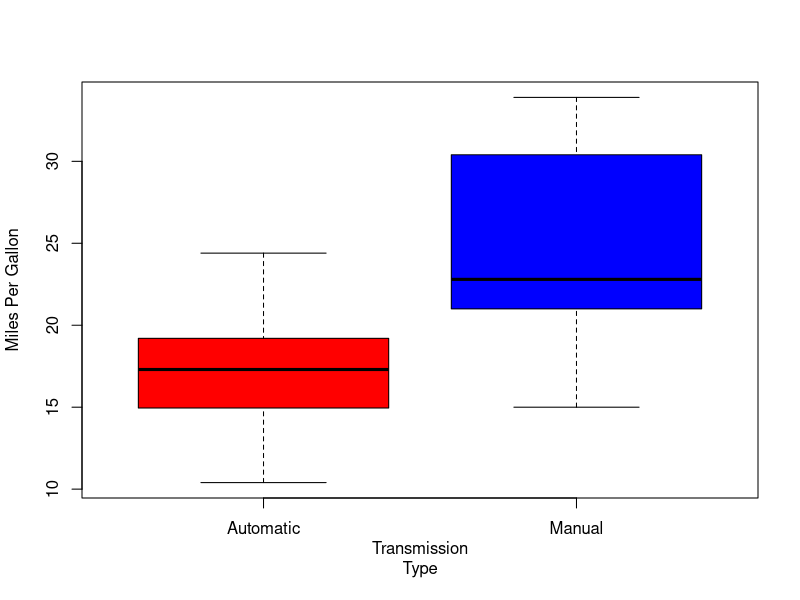

Generate this figure with R:
## ---- chunk 1
knitr::opts_chunk$set(echo = TRUE)
## ---- chunk 2
library(ggplot2)
data(mtcars)
mtcars$vs <- factor(mtcars$vs)
mtcars$am.label <- factor(mtcars$am, labels=c("Automatic","Manual")) # 0=automatic, 1=manual
mtcars$gear <- factor(mtcars$gear)
mtcars$carb <- factor(mtcars$carb)
head(mtcars)

T_variance_analysis <- aov(mpg ~ ., data = mtcars)
summary(T_variance_analysis)
T_multivar <- lm(mpg ~ cyl + disp + wt + am, data = mtcars)
summary(T_multivar)
## ---- chunk 3
boxplot(mpg ~ am.label, data = mtcars, col = (c("red","blue")), ylab = "Miles Per Gallon", xlab = "Transmission
Type")
